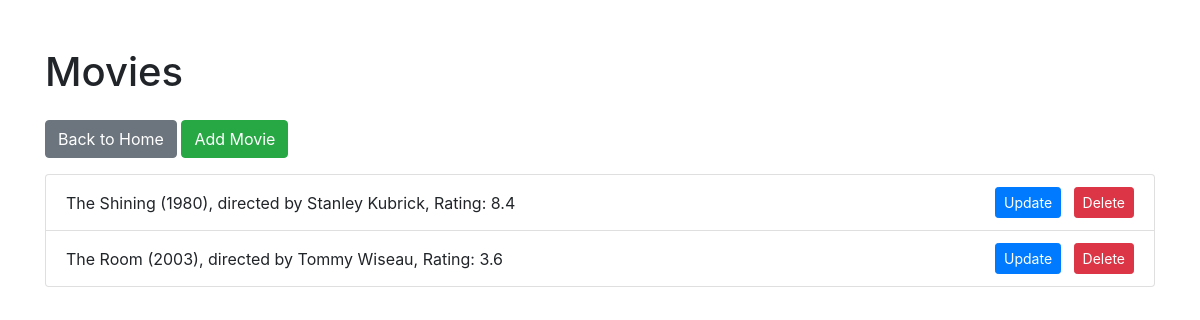
The page /users/2 on the database its author committed.
### models.py (models this page shows)
class Movie(db.Model):
    __tablename__ = 'movies'
    id = db.Column(db.Integer, primary_key=True)
    title = db.Column(db.String(255), nullable=False)
    director = db.Column(db.String(100), nullable=True)
    year = db.Column(db.Integer, nullable=True)
    rating = db.Column(db.Float, nullable=True)
    user_id = db.Column(db.Integer, db.ForeignKey('users.id'), nullable=False)

### app.py (the view)
@app.route('/users/<user_id>')
def user_movies(user_id):
    movies = data_manager.get_user_movies(user_id)
    return render_template('user_movies.html', user_id=user_id, movies=movies)

### DataManager/sqlite_data_manager.py (called while the page is built)
    def get_user_movies(self, user_id):
        user = User.query.get(user_id)
        if user:
            movies = user.movies
            return movies
        return []

### templates/user_movies.html (shortened to what this page needs)
<!DOCTYPE html>
<html lang="en">
<head>
    <link href="https://stackpath.bootstrapcdn.com/bootstrap/4.3.1/css/bootstrap.min.css" rel="stylesheet">
</head>
<body>
    <div class="container py-5">
        <h1 class="mb-4">Movies</h1>
        <a href="/" class="btn btn-secondary mb-3">Back to Home</a>
        <a href="{{ url_for('add_movie', user_id=user_id) }}" class="btn btn-success mb-3">Add Movie</a>
        <ul class="list-group">
            {% for movie in movies %}
            <li class="list-group-item d-flex justify-content-between align-items-center">
                <span>{{ movie.title }} ({{ movie.year }}), directed by {{ movie.director }}, Rating: {{ movie.rating }}</span>
                <div>
                    <a href="{{ url_for('update_movie', user_id=user_id, movie_id=movie.id) }}" class="btn btn-primary btn-sm mr-2">Update</a>
                    <a href="{{ url_for('delete_movie', user_id=user_id, movie_id=movie.id) }}" class="btn btn-danger btn-sm">Delete</a>
                </div>
            </li>
            {% endfor %}
        </ul>
    </div>
</body>
</html>

### rows shown on the page
Movie: title "The Shining", year "1980", director "Stanley Kubrick", rating "8.4"
Movie: title "The Room", year "2003", director "Tommy Wiseau", rating "3.6"
